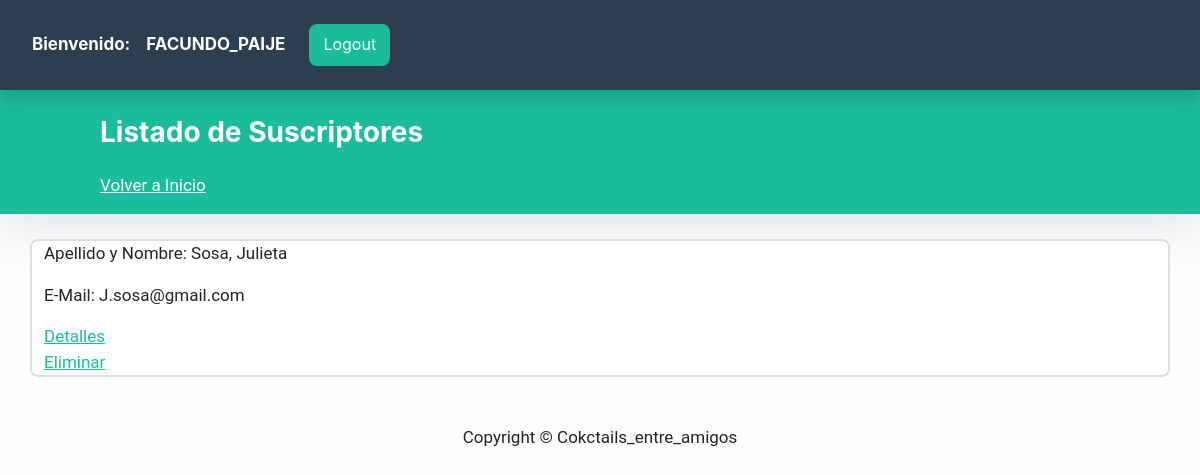
The page /blog/suscriptor/list (signed in) on the database as committed earlier.
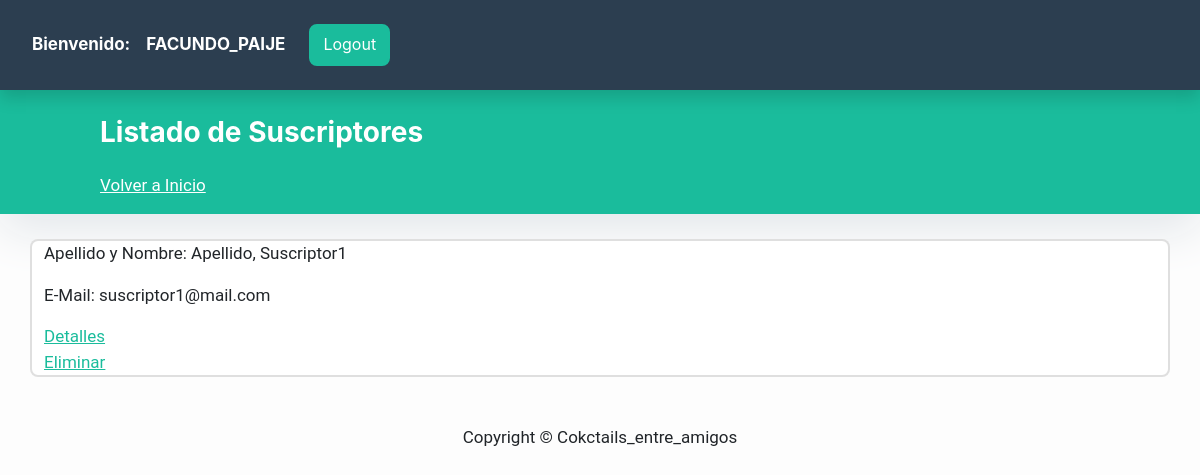
The same page on the database as committed later.
### blog/models.py (models this page shows, shortened)
class Suscriptor(models.Model):
    nombre = models.CharField(max_length=40, null=False)
    apellido = models.CharField(max_length=40, null=False)
    email = models.EmailField(unique=True, null=False)

### blog/views.py (the view)
# urls.py: path('suscriptor/list', SuscriptorList.as_view(), name = 'List'),
class SuscriptorList(ListView):
    model = Suscriptor
    template_name = "blog/suscriptor_list.html"

### templates/blog/suscriptor_list.html
{% extends "blog/base_post.html" %}
{% block contenido %}
<header class="masthead bg-primary text-white">
    <div class=" col-md-8 col-md-10 mx-auto">
        <div class="site-heading">
{% if request.user.is_authenticated and user.is_staff == 1%}
            <h3 class="site-heading my-4 mt-3 text-white"> Listado de Suscriptores </h3>
            <a class="site-heading my-4 mt-3 text-white" href="{% url 'Inicio'%}">Volver a Inicio</a>
        </div>
    </div>
</header>
    <br>
    <div class="container">
        <div class="row align-center mb-2">
            {% for Suscriptor in object_list %}
            <div class="card mb-4">
                <p>Apellido y Nombre: {{Suscriptor.apellido}}, {{Suscriptor.nombre}}</p>
                <p>E-Mail: {{Suscriptor.email}}</p>
                    <a href="{% url 'Detail' Suscriptor.id %}">Detalles</a>
                    <a href="{% url 'Delete' Suscriptor.id %}">Eliminar</a>
            </div>
            {% endfor %}
        </div>
    </div>
{% else %}
    <h3 class=" site-heading my-4 mt-3 text-white">Usted no es usuario Staff</h3>
    <a class=" site-heading my-4 mt-3 text-white" href="{% url 'Inicio'%}">Volver a Inicio</a>
{% endif %}
{% endblock %}

Rows that differ between the two databases and show on the page:
removed Suscriptor: apellido "Sosa", nombre "Julieta", email "J.sosa@gmail.com"
added Suscriptor: apellido "Apellido", nombre "Suscriptor1", email "suscriptor1@mail.com"
